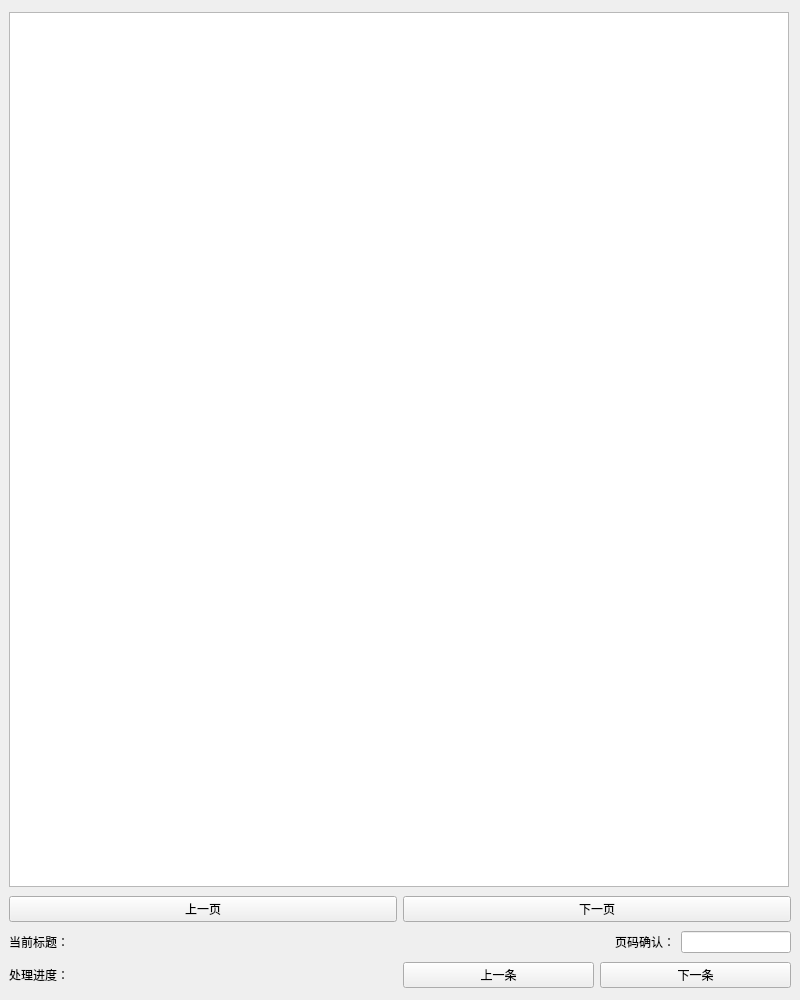
<?xml version="1.0" encoding="UTF-8"?>
<ui version="4.0">
 <class>MainWindow</class>
 <widget class="QMainWindow" name="MainWindow">
  <property name="geometry">
   <rect>
    <x>0</x>
    <y>0</y>
    <width>800</width>
    <height>1000</height>
   </rect>
  </property>
  <property name="minimumSize">
   <size>
    <width>800</width>
    <height>1000</height>
   </size>
  </property>
  <property name="maximumSize">
   <size>
    <width>800</width>
    <height>1000</height>
   </size>
  </property>
  <property name="windowTitle">
   <string>MainWindow</string>
  </property>
  <widget class="QWidget" name="centralwidget">
   <layout class="QVBoxLayout" name="mainVerticalLayout">
    <item>
     <widget class="QGraphicsView" name="imageView">
      <property name="minimumSize">
       <size>
        <width>8</width>
        <height>100</height>
       </size>
      </property>
      <property name="maximumSize">
       <size>
        <width>780</width>
        <height>875</height>
       </size>
      </property>
     </widget>
    </item>
    <item>
     <layout class="QHBoxLayout" name="navigationLayout">
      <item>
       <widget class="QPushButton" name="prevPageButton">
        <property name="text">
         <string>上一页</string>
        </property>
       </widget>
      </item>
      <item>
       <widget class="QPushButton" name="nextPageButton">
        <property name="text">
         <string>下一页</string>
        </property>
       </widget>
      </item>
     </layout>
    </item>
    <item>
     <layout class="QHBoxLayout" name="titleLayout">
      <item>
       <widget class="QLabel" name="currentTitleLabel">
        <property name="minimumSize">
         <size>
          <width>600</width>
          <height>0</height>
         </size>
        </property>
        <property name="text">
         <string>当前标题：</string>
        </property>
       </widget>
      </item>
      <item>
       <layout class="QHBoxLayout" name="pageConfirmLayout">
        <item>
         <widget class="QLabel" name="pageConfirmLabel">
          <property name="text">
           <string>页码确认：</string>
          </property>
         </widget>
        </item>
        <item>
         <widget class="QLineEdit" name="pageConfirmLineEdit"/>
        </item>
       </layout>
      </item>
     </layout>
    </item>
    <item>
     <layout class="QHBoxLayout" name="progressLayout">
      <item>
       <widget class="QLabel" name="progressLabel">
        <property name="text">
         <string>处理进度：</string>
        </property>
       </widget>
      </item>
      <item>
       <layout class="QHBoxLayout" name="progressButtonsLayout">
        <item>
         <widget class="QPushButton" name="prevItemButton">
          <property name="text">
           <string>上一条</string>
          </property>
         </widget>
        </item>
        <item>
         <widget class="QPushButton" name="nextItemButton">
          <property name="text">
           <string>下一条</string>
          </property>
         </widget>
        </item>
       </layout>
      </item>
     </layout>
    </item>
   </layout>
  </widget>
 </widget>
 <resources/>
 <connections/>
</ui>
